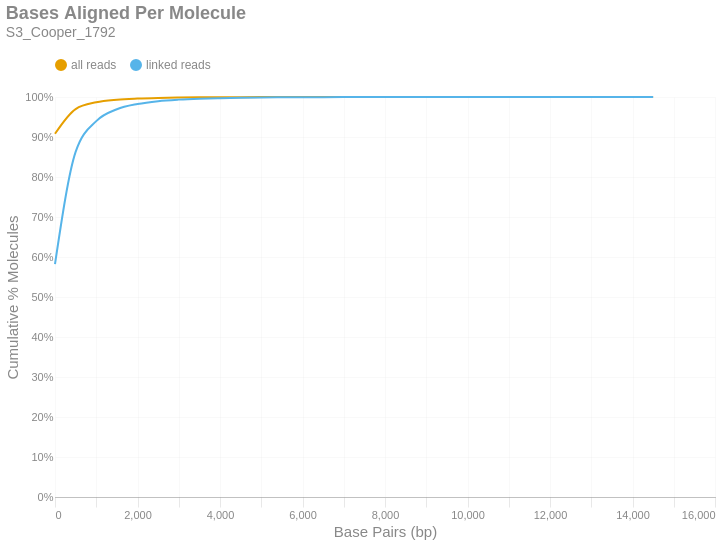

The cell this chart's notebook holds for it:
### Markdown cell above
### Bases Aligned Per Molecule
This is a cumulative frequency distribution showing the number of base pairs aligned per unique molecule. These data are shown in 500 bp bins. There are two distributions: one with `all reads` (yellow) and another with only `linked reads` (blue). The percent of molecules in the `linked reads` distribution is relative to the total number of linked molecules.

### Code cell
if SKIPLR:
    print_html(f"Skipped")
else:
    binned_df = consolidated_hist(valids['aligned_bp'], mask, 500, True)
    with SafeRender(binned_df):
        (
            density_plot(binned_df, 'Bases Aligned Per Molecule', samplename, 'basesper')
            .encode(
                x=alt.X('bin:Q', title="Base Pairs (bp)").axis(tickMinStep=500).scale(padding=0),
                y=alt.Y('value:Q', title='Cumulative % Molecules')
                    .axis(format='%')
                    .scale(domain = [0,1])
                    .stack(False),
                color=alt.Color("key:N").scale(domain = ["all reads", "linked reads"]),
                tooltip = [
                    alt.Tooltip("key:N", title = "Data Type"),
                    alt.Tooltip("range_label:N", title="Bases Aligned Per Molecule"),
                    alt.Tooltip("value:Q", format = ".2%", title="% Molecules (Cum.)")
                ]
            )
        ).display()

### Figure 1 — Vega-Lite specification as saved in the notebook (floating-point values rounded to 4 significant figures)
{"width": "container", "height": 400, "config": {"title": {"anchor": "start", "dy": -15, "fontSize": 18, "color": "#888888", "subtitleColor": "#888888", "subtitleFontSize": 14}, "arc": {"fill": "#0072B2"}, "axis": {"domainColor": "#888888", "domainWidth": 0.5, "gridWidth": 0.2, "grid": false, "titleFontWeight": 400, "titleFontSize": 15, "labelFontSize": 11, "labelColor": "#888888", "tickColor": "#888888", "tickWidth": 0.2, "titleColor": "#888888"}, "axisBand": {"grid": false}, "axisX": {"grid": true, "tickSize": 10, "domainCap": "round"}, "axisY": {"domain": false, "grid": true, "tickSize": 0, "domainCap": "round"}, "background": "transparent", "header": {"labelFontSize": 15, "labelColor": "#888888", "titleFontSize": 15, "titleFontWeight": 600, "titleColor": "#888888"}, "legend": {"labelFont": "sans-serif", "labelFontSize": 12, "labelColor": "#888888", "symbolSize": 100, "symbolType": "circle", "titleFontSize": 12, "titlePadding": 10, "titleColor": "#888888", "title": null, "orient": "top"}, "range": {"category": ["#E69F00", "#56B4E9", "#009E73", "#F0E442", "#0072B2", "#D55E00", "#CC79A7", "#000000"], "diverging": ["#cfe8f3", "#a2d4ec", "#73bfe2", "#46abdb", "#1696d2", "#12719e"]}, "area": {"fill": "#0072B2", "fillOpacity": 0.7, "line": true, "strokeOpacity": 0.7}, "line": {"color": "#0072B2", "stroke": "#0072B2", "strokeWidth": 2}, "trail": {"color": "#0072B2", "stroke": "#0072B2", "strokeWidth": 0, "size": 1}, "point": {"filled": true, "fillOpacity": 1.0, "size": 95}, "text": {"color": "#888888", "fontSize": 11, "align": "right", "fontWeight": 400, "size": 11}, "bar": {"fill": "#0072B2", "stroke": null}, "view": {"stroke": null, "continuousWidth": 660, "continuousHeight": 400}}, "data": {"name": "data-b561cc1588f3ef8bc46e3a0e64f9cdd1"}, "mark": {"type": "line", "interpolate": "monotone", "point": {"opacity": 0, "size": 275}}, "encoding": {"color": {"field": "key", "scale": {"domain": ["all reads", "linked reads"]}, "type": "nominal"}, "tooltip": [{"field": "key", "title": "Data Type", "type": "nominal"}, {"field": "range_label", "title": "Bases Aligned Per Molecule", "type": "nominal"}, {"field": "value", "format": ".2%", "title": "% Molecules (Cum.)", "type": "quantitative"}], "x": {"axis": {"tickMinStep": 500}, "field": "bin", "scale": {"padding": 0}, "title": "Base Pairs (bp)", "type": "quantitative"}, "y": {"axis": {"format": "%"}, "field": "value", "scale": {"domain": [0, 1]}, "stack": false, "title": "Cumulative % Molecules", "type": "quantitative"}}, "params": [{"name": "param_c36ac31b6afebe62", "select": {"type": "point", "fields": ["key"]}, "bind": "legend"}], "title": {"text": "Bases Aligned Per Molecule", "subtitle": "S3_Cooper_1792"}, "transform": [{"fold": ["all reads (cumsum)", "linked reads (cumsum)"]}, {"calculate": "replace(datum.key, ' (cumsum)', '')", "as": "key"}, {"filter": {"param": "param_c36ac31b6afebe62"}}], "usermeta": {"embedOptions": {"downloadFileName": "S3_Cooper_1792.basesper"}}, "$schema": "https://vega.github.io/schema/vega-lite/v6.1.0.json", "datasets": {"data-b561cc1588f3ef8bc46e3a0e64f9cdd1": [{"bin": "0.0", "interval": "0.0-500.0", "all reads": 0.9081, "linked reads": 0.5822, "all reads (cumsum)": 0.9081, "linked reads (cumsum)": 0.5822, "range_label": "0-499"}, {"bin": "500.0", "interval": "500.0-1000.0", "all reads": 0.06182, "linked reads": 0.2805, "all reads (cumsum)": 0.9699, "linked reads (cumsum)": 0.8627, "range_label": "500-999"}, {"bin": "1000.0", "interval": "1000.0-1500.0", "all reads": 0.01687, "linked reads": 0.07694, "all reads (cumsum)": 0.9868, "linked reads (cumsum)": 0.9396, "range_label": "1000-1499"}, {"bin": "1500.0", "interval": "1500.0-2000.0", "all reads": 0.00651, "linked reads": 0.02972, "all reads (cumsum)": 0.9933, "linked reads (cumsum)": 0.9693, "range_label": "1500-1999"}, {"bin": "2000.0", "interval": "2000.0-2500.0", "all reads": 0.002878, "linked reads": 0.01313, "all reads (cumsum)": 0.9962, "linked reads (cumsum)": 0.9824, "range_label": "2000-2499"}, {"bin": "2500.0", "interval": "2500.0-3000.0", "all reads": 0.001565, "linked reads": 0.007144, "all reads (cumsum)": 0.9977, "linked reads (cumsum)": 0.9896, "range_label": "2500-2999"}, {"bin": "3000.0", "interval": "3000.0-3500.0", "all reads": 0.0008424, "linked reads": 0.003845, "all reads (cumsum)": 0.9986, "linked reads (cumsum)": 0.9934, "range_label": "3000-3499"}, {"bin": "3500.0", "interval": "3500.0-4000.0", "all reads": 0.0005142, "linked reads": 0.002347, "all reads (cumsum)": 0.9991, "linked reads (cumsum)": 0.9958, "range_label": "3500-3999"}, {"bin": "4000.0", "interval": "4000.0-4500.0", "all reads": 0.0003066, "linked reads": 0.001399, "all reads (cumsum)": 0.9994, "linked reads (cumsum)": 0.9972, "range_label": "4000-4499"}, {"bin": "4500.0", "interval": "4500.0-5000.0", "all reads": 0.0002212, "linked reads": 0.001009, "all reads (cumsum)": 0.9996, "linked reads (cumsum)": 0.9982, "range_label": "4500-4999"}, {"bin": "5000.0", "interval": "5000.0-5500.0", "all reads": 0.0001402, "linked reads": 0.0006401, "all reads (cumsum)": 0.9997, "linked reads (cumsum)": 0.9988, "range_label": "5000-5499"}, {"bin": "5500.0", "interval": "5500.0-6000.0", "all reads": 7.911e-05, "linked reads": 0.0003611, "all reads (cumsum)": 0.9998, "linked reads (cumsum)": 0.9992, "range_label": "5500-5999"}, {"bin": "6000.0", "interval": "6000.0-6500.0", "all reads": 6.473e-05, "linked reads": 0.0002954, "all reads (cumsum)": 0.9999, "linked reads (cumsum)": 0.9995, "range_label": "6000-6499"}, {"bin": "6500.0", "interval": "6500.0-7000.0", "all reads": 3.866e-05, "linked reads": 0.0001764, "all reads (cumsum)": 0.9999, "linked reads (cumsum)": 0.9997, "range_label": "6500-6999"}, {"bin": "7000.0", "interval": "7000.0-7500.0", "all reads": 2.787e-05, "linked reads": 0.0001272, "all reads (cumsum)": 1.0, "linked reads (cumsum)": 0.9998, "range_label": "7000-7499"}, {"bin": "7500.0", "interval": "7500.0-8000.0", "all reads": 9.889e-06, "linked reads": 4.514e-05, "all reads (cumsum)": 1.0, "linked reads (cumsum)": 0.9998, "range_label": "7500-7999"}, {"bin": "8000.0", "interval": "8000.0-8500.0", "all reads": 9.889e-06, "linked reads": 4.514e-05, "all reads (cumsum)": 1.0, "linked reads (cumsum)": 0.9999, "range_label": "8000-8499"}, {"bin": "8500.0", "interval": "8500.0-9000.0", "all reads": 7.192e-06, "linked reads": 3.283e-05, "all reads (cumsum)": 1.0, "linked reads (cumsum)": 0.9999, "range_label": "8500-8999"}, {"bin": "9000.0", "interval": "9000.0-9500.0", "all reads": 6.293e-06, "linked reads": 2.872e-05, "all reads (cumsum)": 1.0, "linked reads (cumsum)": 0.9999, "range_label": "9000-9499"}, {"bin": "9500.0", "interval": "9500.0-10000.0", "all reads": 4.495e-06, "linked reads": 2.052e-05, "all reads (cumsum)": 1.0, "linked reads (cumsum)": 1.0, "range_label": "9500-9999"}, {"bin": "10000.0", "interval": "10000.0-10500.0", "all reads": 4.495e-06, "linked reads": 2.052e-05, "all reads (cumsum)": 1.0, "linked reads (cumsum)": 1.0, "range_label": "10000-10499"}, {"bin": "10500.0", "interval": "10500.0-11000.0", "all reads": 0.0, "linked reads": 0.0, "all reads (cumsum)": 1.0, "linked reads (cumsum)": 1.0, "range_label": "10500-10999"}, {"bin": "11000.0", "interval": "11000.0-11500.0", "all reads": 1.798e-06, "linked reads": 8.207e-06, "all reads (cumsum)": 1.0, "linked reads (cumsum)": 1.0, "range_label": "11000-11499"}, {"bin": "11500.0", "interval": "11500.0-12000.0", "all reads": 0.0, "linked reads": 0.0, "all reads (cumsum)": 1.0, "linked reads (cumsum)": 1.0, "range_label": "11500-11999"}, {"bin": "12000.0", "interval": "12000.0-12500.0", "all reads": 0.0, "linked reads": 0.0, "all reads (cumsum)": 1.0, "linked reads (cumsum)": 1.0, "range_label": "12000-12499"}, {"bin": "12500.0", "interval": "12500.0-13000.0", "all reads": 0.0, "linked reads": 0.0, "all reads (cumsum)": 1.0, "linked reads (cumsum)": 1.0, "range_label": "12500-12999"}, {"bin": "13000.0", "interval": "13000.0-13500.0", "all reads": 8.99e-07, "linked reads": 4.103e-06, "all reads (cumsum)": 1.0, "linked reads (cumsum)": 1.0, "range_label": "13000-13499"}, {"bin": "13500.0", "interval": "13500.0-14000.0", "all reads": 0.0, "linked reads": 0.0, "all reads (cumsum)": 1.0, "linked reads (cumsum)": 1.0, "range_label": "13500-13999"}, {"bin": "14000.0", "interval": "14000.0-14500.0", "all reads": 0.0, "linked reads": 0.0, "all reads (cumsum)": 1.0, "linked reads (cumsum)": 1.0, "range_label": "14000-14499"}, {"bin": "14500.0", "interval": "14500.0-15000.0", "all reads": 8.99e-07, "linked reads": 4.103e-06, "all reads (cumsum)": 1.0, "linked reads (cumsum)": 1.0, "range_label": "14500-14999"}]}}
